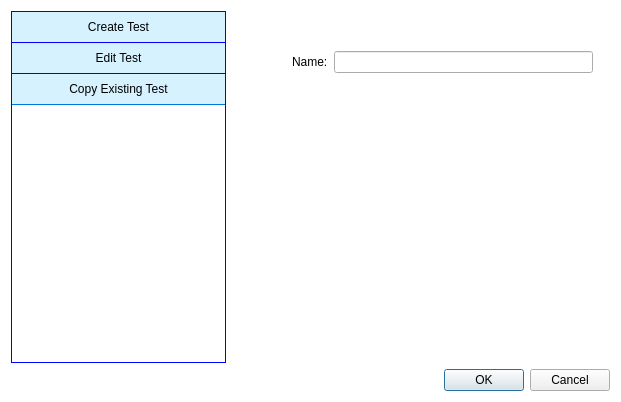
<?xml version="1.0" encoding="UTF-8"?>
<ui version="4.0">
 <class>Dialog</class>
 <widget class="QDialog" name="Dialog">
  <property name="geometry">
   <rect>
    <x>0</x>
    <y>0</y>
    <width>621</width>
    <height>402</height>
   </rect>
  </property>
  <property name="windowTitle">
   <string>Dialog</string>
  </property>
  <property name="styleSheet">
   <string notr="true">#Dialog {
background-color: white;
}

</string>
  </property>
  <layout class="QVBoxLayout" name="verticalLayout_3">
   <item>
    <layout class="QHBoxLayout" name="horizontalLayout">
     <item>
      <widget class="QFrame" name="frame">
       <property name="sizePolicy">
        <sizepolicy hsizetype="Fixed" vsizetype="Preferred">
         <horstretch>0</horstretch>
         <verstretch>0</verstretch>
        </sizepolicy>
       </property>
       <property name="minimumSize">
        <size>
         <width>215</width>
         <height>0</height>
        </size>
       </property>
       <property name="autoFillBackground">
        <bool>false</bool>
       </property>
       <property name="styleSheet">
        <string notr="true">QPushButton {
border: 1px blue;
border-style: none none solid none;
background-color: #d6f2ff;
padding: 8px 0;
}

QPushButton::hover {
background-color: lightgrey;
}

#frame {
border: 1px solid blue;
}</string>
       </property>
       <property name="frameShape">
        <enum>QFrame::StyledPanel</enum>
       </property>
       <property name="frameShadow">
        <enum>QFrame::Raised</enum>
       </property>
       <layout class="QVBoxLayout" name="verticalLayout_2">
        <property name="leftMargin">
         <number>0</number>
        </property>
        <property name="topMargin">
         <number>0</number>
        </property>
        <property name="rightMargin">
         <number>0</number>
        </property>
        <item>
         <layout class="QVBoxLayout" name="verticalLayout">
          <property name="spacing">
           <number>0</number>
          </property>
          <item>
           <widget class="QPushButton" name="create_btn">
            <property name="palette">
             <palette>
              <active>
               <colorrole role="Button">
                <brush brushstyle="SolidPattern">
                 <color alpha="255">
                  <red>214</red>
                  <green>242</green>
                  <blue>255</blue>
                 </color>
                </brush>
               </colorrole>
               <colorrole role="Base">
                <brush brushstyle="SolidPattern">
                 <color alpha="255">
                  <red>214</red>
                  <green>242</green>
                  <blue>255</blue>
                 </color>
                </brush>
               </colorrole>
               <colorrole role="Window">
                <brush brushstyle="SolidPattern">
                 <color alpha="255">
                  <red>214</red>
                  <green>242</green>
                  <blue>255</blue>
                 </color>
                </brush>
               </colorrole>
              </active>
              <inactive>
               <colorrole role="Button">
                <brush brushstyle="SolidPattern">
                 <color alpha="255">
                  <red>214</red>
                  <green>242</green>
                  <blue>255</blue>
                 </color>
                </brush>
               </colorrole>
               <colorrole role="Base">
                <brush brushstyle="SolidPattern">
                 <color alpha="255">
                  <red>214</red>
                  <green>242</green>
                  <blue>255</blue>
                 </color>
                </brush>
               </colorrole>
               <colorrole role="Window">
                <brush brushstyle="SolidPattern">
                 <color alpha="255">
                  <red>214</red>
                  <green>242</green>
                  <blue>255</blue>
                 </color>
                </brush>
               </colorrole>
              </inactive>
              <disabled>
               <colorrole role="Button">
                <brush brushstyle="SolidPattern">
                 <color alpha="255">
                  <red>214</red>
                  <green>242</green>
                  <blue>255</blue>
                 </color>
                </brush>
               </colorrole>
               <colorrole role="Base">
                <brush brushstyle="SolidPattern">
                 <color alpha="255">
                  <red>214</red>
                  <green>242</green>
                  <blue>255</blue>
                 </color>
                </brush>
               </colorrole>
               <colorrole role="Window">
                <brush brushstyle="SolidPattern">
                 <color alpha="255">
                  <red>214</red>
                  <green>242</green>
                  <blue>255</blue>
                 </color>
                </brush>
               </colorrole>
              </disabled>
             </palette>
            </property>
            <property name="autoFillBackground">
             <bool>false</bool>
            </property>
            <property name="styleSheet">
             <string notr="true"/>
            </property>
            <property name="text">
             <string>Create Test</string>
            </property>
           </widget>
          </item>
          <item>
           <widget class="QPushButton" name="edit_btn">
            <property name="text">
             <string>Edit Test</string>
            </property>
           </widget>
          </item>
          <item>
           <widget class="QPushButton" name="copy_btn">
            <property name="styleSheet">
             <string notr="true">border-bottom: 1px solid #0078df;</string>
            </property>
            <property name="text">
             <string>Copy Existing Test</string>
            </property>
           </widget>
          </item>
         </layout>
        </item>
        <item>
         <spacer name="verticalSpacer">
          <property name="orientation">
           <enum>Qt::Vertical</enum>
          </property>
          <property name="sizeHint" stdset="0">
           <size>
            <width>20</width>
            <height>302</height>
           </size>
          </property>
         </spacer>
        </item>
       </layout>
      </widget>
     </item>
     <item>
      <widget class="QStackedWidget" name="stackedWidget">
       <property name="currentIndex">
        <number>0</number>
       </property>
       <widget class="QWidget" name="page">
        <widget class="QWidget" name="layoutWidget">
         <property name="geometry">
          <rect>
           <x>60</x>
           <y>40</y>
           <width>301</width>
           <height>28</height>
          </rect>
         </property>
         <layout class="QFormLayout" name="formLayout_3">
          <item row="0" column="0">
           <widget class="QLabel" name="label">
            <property name="text">
             <string>Name:</string>
            </property>
           </widget>
          </item>
          <item row="0" column="1">
           <widget class="QLineEdit" name="lineEdit"/>
          </item>
         </layout>
        </widget>
       </widget>
       <widget class="QWidget" name="page_1">
        <widget class="QWidget" name="layoutWidget">
         <property name="geometry">
          <rect>
           <x>60</x>
           <y>40</y>
           <width>301</width>
           <height>28</height>
          </rect>
         </property>
         <layout class="QFormLayout" name="formLayout_2">
          <item row="0" column="0">
           <widget class="QLabel" name="label_5">
            <property name="text">
             <string>Name:</string>
            </property>
           </widget>
          </item>
          <item row="0" column="1">
           <widget class="QComboBox" name="edit_select"/>
          </item>
         </layout>
        </widget>
       </widget>
       <widget class="QWidget" name="page_2">
        <widget class="QWidget" name="layoutWidget">
         <property name="geometry">
          <rect>
           <x>30</x>
           <y>41</y>
           <width>321</width>
           <height>61</height>
          </rect>
         </property>
         <layout class="QFormLayout" name="formLayout">
          <item row="0" column="0">
           <widget class="QLabel" name="label_2">
            <property name="text">
             <string>Copy:</string>
            </property>
           </widget>
          </item>
          <item row="0" column="1">
           <widget class="QComboBox" name="copy_select"/>
          </item>
          <item row="1" column="0">
           <widget class="QLabel" name="label_6">
            <property name="text">
             <string>New Test Name:</string>
            </property>
           </widget>
          </item>
          <item row="1" column="1">
           <widget class="QLineEdit" name="copy_test_name"/>
          </item>
         </layout>
        </widget>
       </widget>
      </widget>
     </item>
    </layout>
   </item>
   <item>
    <widget class="QDialogButtonBox" name="buttonBox">
     <property name="styleSheet">
      <string notr="true">#Dialog {
color: red;
}</string>
     </property>
     <property name="orientation">
      <enum>Qt::Horizontal</enum>
     </property>
     <property name="standardButtons">
      <set>QDialogButtonBox::Cancel|QDialogButtonBox::Ok</set>
     </property>
    </widget>
   </item>
  </layout>
 </widget>
 <resources/>
 <connections>
  <connection>
   <sender>buttonBox</sender>
   <signal>accepted()</signal>
   <receiver>Dialog</receiver>
   <slot>accept()</slot>
   <hints>
    <hint type="sourcelabel">
     <x>248</x>
     <y>254</y>
    </hint>
    <hint type="destinationlabel">
     <x>157</x>
     <y>274</y>
    </hint>
   </hints>
  </connection>
  <connection>
   <sender>buttonBox</sender>
   <signal>rejected()</signal>
   <receiver>Dialog</receiver>
   <slot>reject()</slot>
   <hints>
    <hint type="sourcelabel">
     <x>316</x>
     <y>260</y>
    </hint>
    <hint type="destinationlabel">
     <x>286</x>
     <y>274</y>
    </hint>
   </hints>
  </connection>
 </connections>
</ui>
